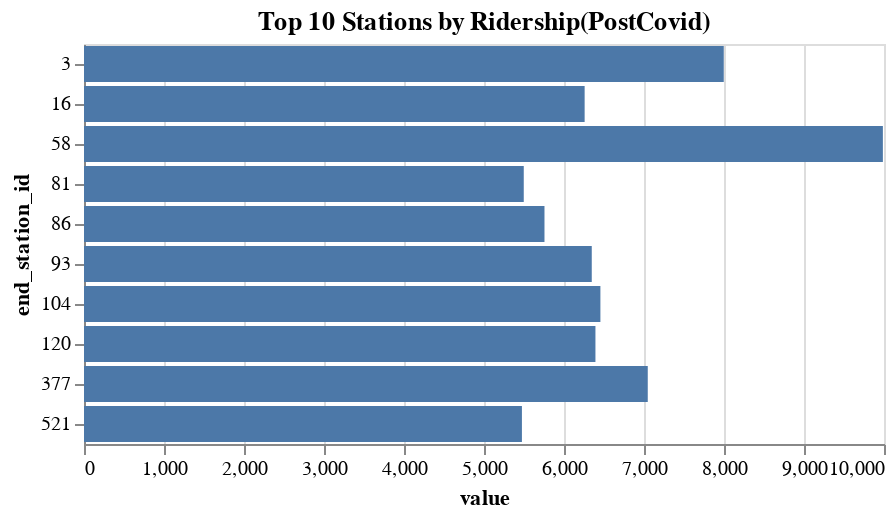

Vega-Lite specification stored for this chart:
### Vega-Lite specification from a JSON file in a GitHub repository (floating-point values rounded to 4 significant figures)
{"config": {"view": {"continuousWidth": 400, "continuousHeight": 300}}, "data": {"name": "data-d3bec3e7b8e8e41e710c6fae17357ad9"}, "mark": "bar", "encoding": {"x": {"type": "quantitative", "field": "value"}, "y": {"type": "ordinal", "field": "end_station_id"}}, "height": 200, "title": "Top 10 Stations by Ridership(PostCovid)", "$schema": "https://vega.github.io/schema/vega-lite/v4.8.1.json", "datasets": {"data-d3bec3e7b8e8e41e710c6fae17357ad9": [{"end_station_id": 58.0, "end_station_latitude": 37.78, "end_station_longitude": -122.4, "lat": 37.78, "lng": -122.4, "value": 9986, "type": "Feature", "geometry": {"type": "Point", "coordinates": [-122.4, 37.78]}}, {"end_station_id": 3.0, "end_station_latitude": 37.79, "end_station_longitude": -122.4, "lat": 37.79, "lng": -122.4, "value": 7997, "type": "Feature", "geometry": {"type": "Point", "coordinates": [-122.4, 37.79]}}, {"end_station_id": 377.0, "end_station_latitude": 37.77, "end_station_longitude": -122.5, "lat": 37.77, "lng": -122.5, "value": 7047, "type": "Feature", "geometry": {"type": "Point", "coordinates": [-122.5, 37.77]}}, {"end_station_id": 104.0, "end_station_latitude": 37.77, "end_station_longitude": -122.4, "lat": 37.77, "lng": -122.4, "value": 6455, "type": "Feature", "geometry": {"type": "Point", "coordinates": [-122.4, 37.77]}}, {"end_station_id": 120.0, "end_station_latitude": 37.76, "end_station_longitude": -122.4, "lat": 37.76, "lng": -122.4, "value": 6393, "type": "Feature", "geometry": {"type": "Point", "coordinates": [-122.4, 37.76]}}, {"end_station_id": 93.0, "end_station_latitude": 37.77, "end_station_longitude": -122.4, "lat": 37.77, "lng": -122.4, "value": 6347, "type": "Feature", "geometry": {"type": "Point", "coordinates": [-122.4, 37.77]}}, {"end_station_id": 16.0, "end_station_latitude": 37.79, "end_station_longitude": -122.4, "lat": 37.79, "lng": -122.4, "value": 6258, "type": "Feature", "geometry": {"type": "Point", "coordinates": [-122.4, 37.79]}}, {"end_station_id": 86.0, "end_station_latitude": 37.77, "end_station_longitude": -122.4, "lat": 37.77, "lng": -122.4, "value": 5756, "type": "Feature", "geometry": {"type": "Point", "coordinates": [-122.4, 37.77]}}, {"end_station_id": 81.0, "end_station_latitude": 37.78, "end_station_longitude": -122.4, "lat": 37.78, "lng": -122.4, "value": 5497, "type": "Feature", "geometry": {"type": "Point", "coordinates": [-122.4, 37.78]}}, {"end_station_id": 521.0, "end_station_latitude": 37.77, "end_station_longitude": -122.5, "lat": 37.77, "lng": -122.5, "value": 5474, "type": "Feature", "geometry": {"type": "Point", "coordinates": [-122.5, 37.77]}}]}}
